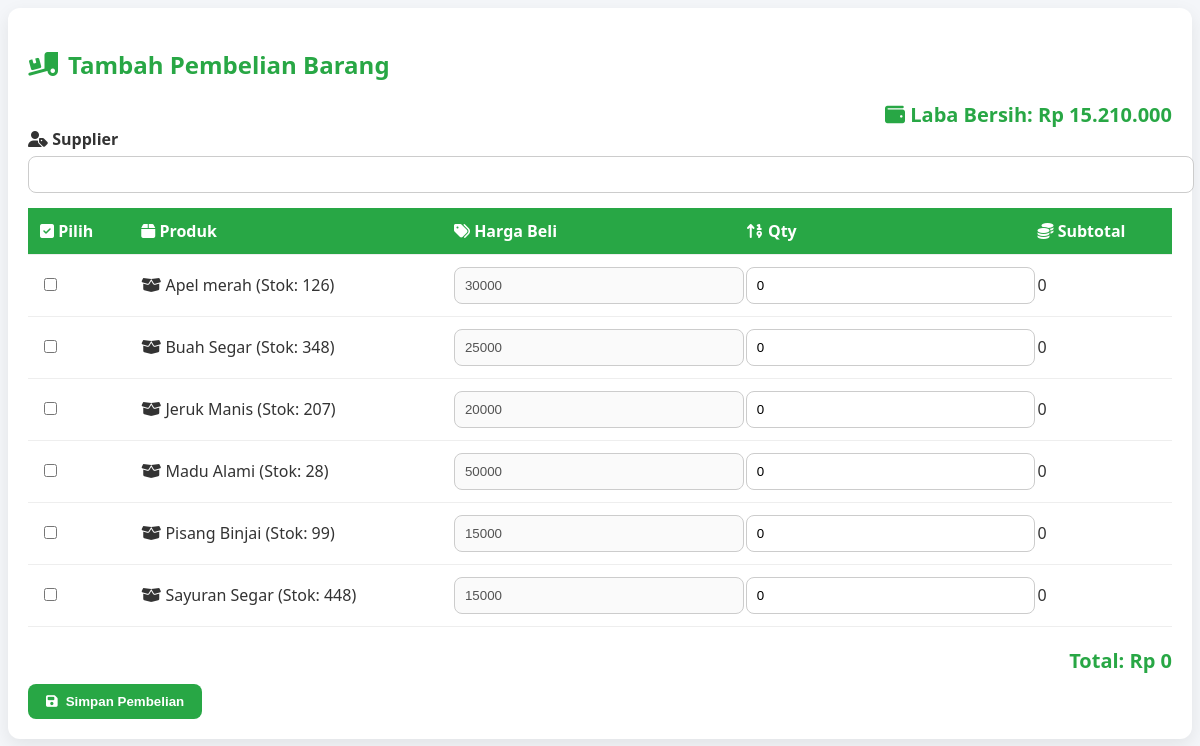
Page /admin/pembelian.php on the committed database.
### tables this page shows
CREATE TABLE `produk` (
  `id` int(11) NOT NULL,
  `nama` varchar(100) DEFAULT NULL,
  `harga` int(11) DEFAULT NULL,
  `stok` int(11) NOT NULL DEFAULT 0,
  `gambar` varchar(200) DEFAULT NULL
);

### admin/pembelian.php (the view, shortened to what this page needs)
<?php
include '../db.php';
$produk_q = mysqli_query($conn, "SELECT id, nama, harga, stok FROM produk ORDER BY nama ASC");
$penjualan_q = mysqli_query($conn, "SELECT SUM(total) as total_penjualan FROM transaksi");
$penjualan_data = mysqli_fetch_assoc($penjualan_q);
$total_penjualan = $penjualan_data['total_penjualan'] ?? 0;
$pembelian_q = mysqli_query($conn, "SELECT SUM(total) as total_pembelian FROM pembelian");
$pembelian_data = mysqli_fetch_assoc($pembelian_q);
$total_pembelian = $pembelian_data['total_pembelian'] ?? 0;
$laba_bersih = $total_penjualan - $total_pembelian;
?>
<!DOCTYPE html>
<html lang="id">
<head>
<link rel="stylesheet" href="https://cdnjs.cloudflare.com/ajax/libs/font-awesome/6.4.2/css/all.min.css">
</head>
<body>
<div class="card">
  <h2><i class="fas fa-truck-loading"></i> Tambah Pembelian Barang</h2>
  <div class="summary success">
    <i class="fas fa-wallet"></i> Laba Bersih: Rp <span id="uang-tersedia"><?= number_format($laba_bersih,0,',','.') ?></span>
  </div>
  <form method="post">
    <div class="form-group">
      <label><i class="fas fa-user-tag"></i> Supplier</label>
      <input type="text" name="supplier" required>
    </div>
    <table>
      <tr>
        <th><i class="fas fa-check-square"></i> Pilih</th>
        <th><i class="fas fa-box"></i> Produk</th>
        <th><i class="fas fa-tags"></i> Harga Beli</th>
        <th><i class="fas fa-sort-numeric-up"></i> Qty</th>
        <th><i class="fas fa-coins"></i> Subtotal</th>
      </tr>
      <?php while($p = mysqli_fetch_assoc($produk_q)) { ?>
      <tr>
        <td><input type="checkbox" class="pilih-produk" name="produk[<?= $p['id'] ?>]" value="<?= $p['id'] ?>"></td>
        <td><i class="fas fa-box-open"></i> <?= htmlspecialchars($p['nama']) ?> (Stok: <?= $p['stok'] ?>)</td>
        <td><input type="number" class="harga" name="harga[<?= $p['id'] ?>]" value="<?= $p['harga'] ?>" min="0" disabled></td>
        <td><input type="number" class="qty" name="qty[<?= $p['id'] ?>]" value="0" min="0"></td>
        <td class="subtotal">0</td>
      </tr>
      <?php } ?>
    </table>
    <div class="summary">
      Total: Rp <span id="total">0</span>
    </div>
    <button type="submit" id="btnSimpan" name="simpan" class="btn"><i class="fas fa-save"></i> Simpan Pembelian</button>
  </form>
</div>
</body>
</html>

### admin/pembelian.php (style rules this page uses)
body { background:#f4f6f9; color:#333; font-family:'Segoe UI', sans-serif; }
h2 { margin-bottom:20px; display:flex; align-items:center; gap:10px; color:#28a745; }
.card { background:#fff; padding:20px; border-radius:12px; box-shadow:0 6px 18px rgba(0,0,0,0.08); margin-bottom:20px; }
.form-group { margin-bottom:15px; }
label { display:block; font-weight:600; margin-bottom:6px; }
input[type=text], input[type=number] { width:100%; padding:10px; border:1px solid #ccc; border-radius:8px; transition:.2s; }
table { width:100%; border-collapse:collapse; margin-top:10px; }
th,td { padding:12px; border-bottom:1px solid #eee; text-align:left; }
th { background:#28a745; color:#fff; }
.btn { background:#28a745; border:none; padding:10px 18px; border-radius:8px; color:#fff; font-weight:600; cursor:pointer; transition:.2s; display:inline-flex; align-items:center; gap:8px; margin-top:10px; }
.summary { margin-top:20px; text-align:right; font-size:20px; font-weight:700; color:#28a745; }

### rows in the picture
produk: nama "Apel merah", stok "126", harga "30000"
produk: nama "Buah Segar", stok "348", harga "25000"
produk: nama "Jeruk Manis", stok "207", harga "20000"
produk: nama "Madu Alami", stok "28", harga "50000"
produk: nama "Pisang Binjai", stok "99", harga "15000"
produk: nama "Sayuran Segar", stok "448", harga "15000"

### other values in the picture
$laba_bersih "15.210.000"
